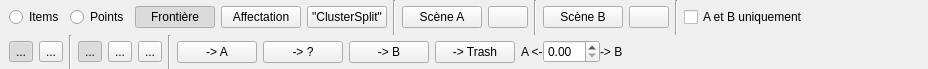
<?xml version="1.0" encoding="UTF-8"?>
<ui version="4.0">
 <class>PB_ActionModifyClustersGroupsOptions</class>
 <widget class="QWidget" name="PB_ActionModifyClustersGroupsOptions">
  <property name="geometry">
   <rect>
    <x>0</x>
    <y>0</y>
    <width>928</width>
    <height>69</height>
   </rect>
  </property>
  <property name="minimumSize">
   <size>
    <width>468</width>
    <height>0</height>
   </size>
  </property>
  <property name="windowTitle">
   <string>Sélection</string>
  </property>
  <layout class="QVBoxLayout" name="verticalLayout">
   <property name="spacing">
    <number>0</number>
   </property>
   <property name="leftMargin">
    <number>0</number>
   </property>
   <property name="topMargin">
    <number>0</number>
   </property>
   <property name="rightMargin">
    <number>0</number>
   </property>
   <property name="bottomMargin">
    <number>0</number>
   </property>
   <item>
    <widget class="QWidget" name="widget_2" native="true">
     <layout class="QHBoxLayout" name="horizontalLayout">
      <property name="topMargin">
       <number>0</number>
      </property>
      <property name="bottomMargin">
       <number>0</number>
      </property>
      <item>
       <widget class="QRadioButton" name="radioButtonItems">
        <property name="toolTip">
         <string>Action sur les ItemDrawable</string>
        </property>
        <property name="text">
         <string>Items</string>
        </property>
        <property name="checked">
         <bool>false</bool>
        </property>
        <attribute name="buttonGroup">
         <string notr="true">buttonGroupType</string>
        </attribute>
       </widget>
      </item>
      <item>
       <widget class="QRadioButton" name="radioButtonPoints">
        <property name="toolTip">
         <string>Action sur les points</string>
        </property>
        <property name="text">
         <string>Points</string>
        </property>
        <attribute name="buttonGroup">
         <string notr="true">buttonGroupType</string>
        </attribute>
       </widget>
      </item>
      <item>
       <widget class="QPushButton" name="pb_LimitMode">
        <property name="text">
         <string>Frontière</string>
        </property>
        <property name="checkable">
         <bool>true</bool>
        </property>
        <property name="checked">
         <bool>true</bool>
        </property>
        <attribute name="buttonGroup">
         <string notr="true">buttonGroupType</string>
        </attribute>
       </widget>
      </item>
      <item>
       <widget class="QPushButton" name="pb_SceneMode">
        <property name="text">
         <string>Affectation</string>
        </property>
        <property name="checkable">
         <bool>true</bool>
        </property>
        <attribute name="buttonGroup">
         <string notr="true">buttonGroupType</string>
        </attribute>
       </widget>
      </item>
      <item>
       <widget class="QPushButton" name="pb_SplitMode">
        <property name="text">
         <string>&quot;ClusterSplit&quot;</string>
        </property>
        <property name="checkable">
         <bool>true</bool>
        </property>
        <attribute name="buttonGroup">
         <string notr="true">buttonGroupType</string>
        </attribute>
       </widget>
      </item>
      <item>
       <widget class="Line" name="line">
        <property name="orientation">
         <enum>Qt::Vertical</enum>
        </property>
       </widget>
      </item>
      <item>
       <widget class="QPushButton" name="pb_SetSceneA">
        <property name="text">
         <string>Scène A</string>
        </property>
       </widget>
      </item>
      <item>
       <widget class="QPushButton" name="pb_ColorA">
        <property name="text">
         <string/>
        </property>
       </widget>
      </item>
      <item>
       <widget class="Line" name="line_4">
        <property name="orientation">
         <enum>Qt::Vertical</enum>
        </property>
       </widget>
      </item>
      <item>
       <widget class="QPushButton" name="pb_SetSceneB">
        <property name="text">
         <string>Scène B</string>
        </property>
       </widget>
      </item>
      <item>
       <widget class="QPushButton" name="pb_ColorB">
        <property name="text">
         <string/>
        </property>
       </widget>
      </item>
      <item>
       <widget class="Line" name="line_5">
        <property name="orientation">
         <enum>Qt::Vertical</enum>
        </property>
       </widget>
      </item>
      <item>
       <widget class="QCheckBox" name="cb_ShowOnlyAAndB">
        <property name="text">
         <string>A et B uniquement</string>
        </property>
       </widget>
      </item>
      <item>
       <spacer name="horizontalSpacer_2">
        <property name="orientation">
         <enum>Qt::Horizontal</enum>
        </property>
        <property name="sizeHint" stdset="0">
         <size>
          <width>40</width>
          <height>20</height>
         </size>
        </property>
       </spacer>
      </item>
     </layout>
    </widget>
   </item>
   <item>
    <widget class="QWidget" name="widget" native="true">
     <layout class="QHBoxLayout" name="horizontalLayout_2">
      <property name="topMargin">
       <number>0</number>
      </property>
      <property name="bottomMargin">
       <number>0</number>
      </property>
      <item>
       <widget class="QToolButton" name="toolButtonSelectOne">
        <property name="toolTip">
         <string>Sélectionner un élément</string>
        </property>
        <property name="text">
         <string>...</string>
        </property>
        <property name="icon">
         <iconset resource="../../resource.qrc">
          <normaloff>:/icons/cursor.png</normaloff>
          <normalon>:/icons/cursor_checked.png</normalon>:/icons/cursor.png</iconset>
        </property>
        <property name="iconSize">
         <size>
          <width>24</width>
          <height>24</height>
         </size>
        </property>
        <property name="checkable">
         <bool>true</bool>
        </property>
        <property name="checked">
         <bool>true</bool>
        </property>
        <attribute name="buttonGroup">
         <string notr="true">buttonGroupSelection</string>
        </attribute>
       </widget>
      </item>
      <item>
       <widget class="QToolButton" name="toolButtonSelectMulti">
        <property name="toolTip">
         <string>Sélectionner de multiple éléments</string>
        </property>
        <property name="text">
         <string>...</string>
        </property>
        <property name="icon">
         <iconset resource="../../resource.qrc">
          <normaloff>:/icons/cursor_multi.png</normaloff>
          <normalon>:/icons/cursor_multi_Checked.png</normalon>:/icons/cursor_multi.png</iconset>
        </property>
        <property name="iconSize">
         <size>
          <width>24</width>
          <height>24</height>
         </size>
        </property>
        <property name="checkable">
         <bool>true</bool>
        </property>
        <attribute name="buttonGroup">
         <string notr="true">buttonGroupSelection</string>
        </attribute>
       </widget>
      </item>
      <item>
       <widget class="Line" name="line_2">
        <property name="orientation">
         <enum>Qt::Vertical</enum>
        </property>
       </widget>
      </item>
      <item>
       <widget class="QToolButton" name="toolButtonReplaceMode">
        <property name="toolTip">
         <string>Remplacer la séléction</string>
        </property>
        <property name="text">
         <string>...</string>
        </property>
        <property name="icon">
         <iconset resource="../../resource.qrc">
          <normaloff>:/icons/select_replaceMode.png</normaloff>
          <normalon>:/icons/select_replaceMode_checked.png</normalon>:/icons/select_replaceMode.png</iconset>
        </property>
        <property name="iconSize">
         <size>
          <width>24</width>
          <height>24</height>
         </size>
        </property>
        <property name="checkable">
         <bool>true</bool>
        </property>
        <property name="checked">
         <bool>true</bool>
        </property>
        <attribute name="buttonGroup">
         <string notr="true">buttonGroupMode</string>
        </attribute>
       </widget>
      </item>
      <item>
       <widget class="QToolButton" name="toolButtonAddMode">
        <property name="toolTip">
         <string>Ajouter à la séléction</string>
        </property>
        <property name="text">
         <string>...</string>
        </property>
        <property name="icon">
         <iconset resource="../../resource.qrc">
          <normaloff>:/icons/select_addMode.png</normaloff>
          <normalon>:/icons/select_addMode_checked.png</normalon>:/icons/select_addMode.png</iconset>
        </property>
        <property name="iconSize">
         <size>
          <width>24</width>
          <height>24</height>
         </size>
        </property>
        <property name="checkable">
         <bool>true</bool>
        </property>
        <attribute name="buttonGroup">
         <string notr="true">buttonGroupMode</string>
        </attribute>
       </widget>
      </item>
      <item>
       <widget class="QToolButton" name="toolButtonRemoveMode">
        <property name="toolTip">
         <string>Supprimer de la séléction</string>
        </property>
        <property name="text">
         <string>...</string>
        </property>
        <property name="icon">
         <iconset resource="../../resource.qrc">
          <normaloff>:/icons/select_removeMode.png</normaloff>
          <normalon>:/icons/select_removeMode_checked.png</normalon>:/icons/select_removeMode.png</iconset>
        </property>
        <property name="iconSize">
         <size>
          <width>24</width>
          <height>24</height>
         </size>
        </property>
        <property name="checkable">
         <bool>true</bool>
        </property>
        <attribute name="buttonGroup">
         <string notr="true">buttonGroupMode</string>
        </attribute>
       </widget>
      </item>
      <item>
       <widget class="Line" name="line_3">
        <property name="orientation">
         <enum>Qt::Vertical</enum>
        </property>
       </widget>
      </item>
      <item>
       <widget class="QWidget" name="widget_3" native="true">
        <layout class="QHBoxLayout" name="horizontalLayout_3">
         <property name="leftMargin">
          <number>0</number>
         </property>
         <property name="topMargin">
          <number>0</number>
         </property>
         <property name="rightMargin">
          <number>0</number>
         </property>
         <property name="bottomMargin">
          <number>0</number>
         </property>
         <item>
          <widget class="QPushButton" name="pb_toA">
           <property name="text">
            <string>-&gt; A</string>
           </property>
          </widget>
         </item>
         <item>
          <widget class="QPushButton" name="pb_toTmp">
           <property name="text">
            <string>-&gt; ?</string>
           </property>
          </widget>
         </item>
         <item>
          <widget class="QPushButton" name="pb_toB">
           <property name="text">
            <string>-&gt; B</string>
           </property>
          </widget>
         </item>
         <item>
          <widget class="QPushButton" name="pb_toTrash">
           <property name="text">
            <string>-&gt; Trash</string>
           </property>
          </widget>
         </item>
        </layout>
       </widget>
      </item>
      <item>
       <widget class="QWidget" name="widget_4" native="true">
        <layout class="QHBoxLayout" name="horizontalLayout_4">
         <property name="spacing">
          <number>0</number>
         </property>
         <property name="leftMargin">
          <number>0</number>
         </property>
         <property name="topMargin">
          <number>0</number>
         </property>
         <property name="rightMargin">
          <number>0</number>
         </property>
         <property name="bottomMargin">
          <number>0</number>
         </property>
         <item>
          <widget class="QLabel" name="label">
           <property name="text">
            <string>A &lt;-</string>
           </property>
          </widget>
         </item>
         <item>
          <widget class="QDoubleSpinBox" name="dsb_LengthOnAxis"/>
         </item>
         <item>
          <widget class="QLabel" name="label_2">
           <property name="text">
            <string>-&gt; B</string>
           </property>
          </widget>
         </item>
        </layout>
       </widget>
      </item>
      <item>
       <spacer name="horizontalSpacer">
        <property name="orientation">
         <enum>Qt::Horizontal</enum>
        </property>
        <property name="sizeHint" stdset="0">
         <size>
          <width>40</width>
          <height>20</height>
         </size>
        </property>
       </spacer>
      </item>
     </layout>
    </widget>
   </item>
  </layout>
 </widget>
 <resources>
  <include location="../../resource.qrc"/>
 </resources>
 <connections/>
 <buttongroups>
  <buttongroup name="buttonGroupType"/>
  <buttongroup name="buttonGroupSelection"/>
  <buttongroup name="buttonGroupMode"/>
 </buttongroups>
</ui>
